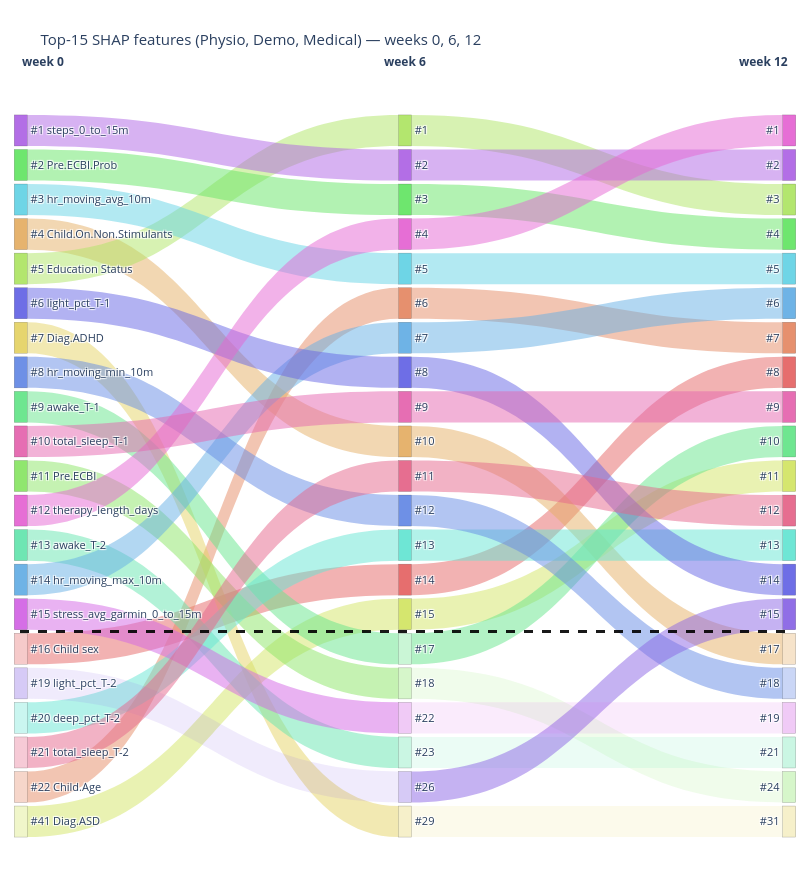

Notebook code for this chart:
### Code cell
# Coarser view: start / mid / end of the studied window.
fig_coarse = feature_sankey(
    [0, 6, 12],
    importance_by_week,
    top_n=15,
    title="Top-15 SHAP features (Physio, Demo, Medical) — weeks 0, 6, 12",
)
fig_coarse.show()

### Figure 1 — Plotly figure (JSON) as saved in the notebook; plotly's stock layout.template omitted (floating-point values rounded to 4 significant figures)
{"data": [{"arrangement": "fixed", "link": {"color": ["rgba(229,103,103,0.5)", "rgba(229,139,103,0.5)", "rgba(229,175,103,0.5)", "rgba(229,211,103,0.5)", "rgba(211,229,103,0.5)", "rgba(175,229,103,0.5)", "rgba(139,229,103,0.5)", "rgba(103,229,103,0.5)", "rgba(103,229,139,0.5)", "rgba(103,229,175,0.5)", "rgba(103,229,211,0.5)", "rgba(103,211,229,0.5)", "rgba(103,175,229,0.5)", "rgba(103,139,229,0.5)", "rgba(103,103,229,0.5)", "rgba(139,103,229,0.13)", "rgba(175,103,229,0.5)", "rgba(211,103,229,0.5)", "rgba(229,103,211,0.5)", "rgba(229,103,175,0.5)", "rgba(229,103,139,0.5)", "rgba(229,103,103,0.5)", "rgba(229,139,103,0.5)", "rgba(229,175,103,0.5)", "rgba(229,211,103,0.13)", "rgba(211,229,103,0.5)", "rgba(175,229,103,0.5)", "rgba(139,229,103,0.13)", "rgba(103,229,103,0.5)", "rgba(103,229,139,0.5)", "rgba(103,229,175,0.13)", "rgba(103,229,211,0.5)", "rgba(103,211,229,0.5)", "rgba(103,175,229,0.5)", "rgba(103,139,229,0.5)", "rgba(103,103,229,0.5)", "rgba(139,103,229,0.5)", "rgba(175,103,229,0.5)", "rgba(211,103,229,0.13)", "rgba(229,103,211,0.5)", "rgba(229,103,175,0.5)", "rgba(229,103,139,0.5)"], "source": [15, 19, 3, 6, 20, 4, 10, 1, 8, 12, 17, 2, 13, 7, 5, 16, 0, 14, 11, 9, 18, 34, 26, 30, 41, 35, 21, 37, 23, 36, 39, 33, 25, 27, 32, 28, 40, 22, 38, 24, 29, 31], "target": [34, 26, 30, 41, 35, 21, 37, 23, 36, 39, 33, 25, 27, 32, 28, 40, 22, 38, 24, 29, 31, 49, 48, 57, 62, 52, 44, 61, 45, 51, 60, 54, 46, 47, 58, 55, 56, 43, 59, 42, 50, 53], "value": [1.0, 1.0, 1.0, 1.0, 1.0, 1.0, 1.0, 1.0, 1.0, 1.0, 1.0, 1.0, 1.0, 1.0, 1.0, 1.0, 1.0, 1.0, 1.0, 1.0, 1.0, 1.0, 1.0, 1.0, 1.0, 1.0, 1.0, 1.0, 1.0, 1.0, 1.0, 1.0, 1.0, 1.0, 1.0, 1.0, 1.0, 1.0, 1.0, 1.0, 1.0, 1.0]}, "node": {"color": ["rgba(175,103,229,0.95)", "rgba(103,229,103,0.95)", "rgba(103,211,229,0.95)", "rgba(229,175,103,0.95)", "rgba(175,229,103,0.95)", "rgba(103,103,229,0.95)", "rgba(229,211,103,0.95)", "rgba(103,139,229,0.95)", "rgba(103,229,139,0.95)", "rgba(229,103,175,0.95)", "rgba(139,229,103,0.95)", "rgba(229,103,211,0.95)", "rgba(103,229,175,0.95)", "rgba(103,175,229,0.95)", "rgba(211,103,229,0.95)", "rgba(229,103,103,0.35)", "rgba(139,103,229,0.35)", "rgba(103,229,211,0.35)", "rgba(229,103,139,0.35)", "rgba(229,139,103,0.35)", "rgba(211,229,103,0.35)", "rgba(175,229,103,0.95)", "rgba(175,103,229,0.95)", "rgba(103,229,103,0.95)", "rgba(229,103,211,0.95)", "rgba(103,211,229,0.95)", "rgba(229,139,103,0.95)", "rgba(103,175,229,0.95)", "rgba(103,103,229,0.95)", "rgba(229,103,175,0.95)", "rgba(229,175,103,0.95)", "rgba(229,103,139,0.95)", "rgba(103,139,229,0.95)", "rgba(103,229,211,0.95)", "rgba(229,103,103,0.95)", "rgba(211,229,103,0.95)", "rgba(103,229,139,0.35)", "rgba(139,229,103,0.35)", "rgba(211,103,229,0.35)", "rgba(103,229,175,0.35)", "rgba(139,103,229,0.35)", "rgba(229,211,103,0.35)", "rgba(229,103,211,0.95)", "rgba(175,103,229,0.95)", "rgba(175,229,103,0.95)", "rgba(103,229,103,0.95)", "rgba(103,211,229,0.95)", "rgba(103,175,229,0.95)", "rgba(229,139,103,0.95)", "rgba(229,103,103,0.95)", "rgba(229,103,175,0.95)", "rgba(103,229,139,0.95)", "rgba(211,229,103,0.95)", "rgba(229,103,139,0.95)", "rgba(103,229,211,0.95)", "rgba(103,103,229,0.95)", "rgba(139,103,229,0.95)", "rgba(229,175,103,0.35)", "rgba(103,139,229,0.35)", "rgba(211,103,229,0.35)", "rgba(103,229,175,0.35)", "rgba(139,229,103,0.35)", "rgba(229,211,103,0.35)"], "label": ["#1 steps_0_to_15m", "#2 Pre.ECBI.Prob", "#3 hr_moving_avg_10m", "#4 Child.On.Non.Stimulants", "#5 Education Status", "#6 light_pct_T-1", "#7 Diag.ADHD", "#8 hr_moving_min_10m", "#9 awake_T-1", "#10 total_sleep_T-1", "#11 Pre.ECBI", "#12 therapy_length_days", "#13 awake_T-2", "#14 hr_moving_max_10m", "#15 stress_avg_garmin_0_to_15m", "#16 Child sex", "#19 light_pct_T-2", "#20 deep_pct_T-2", "#21 total_sleep_T-2", "#22 Child.Age", "#41 Diag.ASD", "#1", "#2", "#3", "#4", "#5", "#6", "#7", "#8", "#9", "#10", "#11", "#12", "#13", "#14", "#15", "#17", "#18", "#22", "#23", "#26", "#29", "#1", "#2", "#3", "#4", "#5", "#6", "#7", "#8", "#9", "#10", "#11", "#12", "#13", "#14", "#15", "#17", "#18", "#19", "#21", "#24", "#31"], "line": {"color": "rgba(0,0,0,0.3)", "width": 0.5}, "pad": 6, "thickness": 13, "x": [0.001, 0.001, 0.001, 0.001, 0.001, 0.001, 0.001, 0.001, 0.001, 0.001, 0.001, 0.001, 0.001, 0.001, 0.001, 0.001, 0.001, 0.001, 0.001, 0.001, 0.001, 0.5, 0.5, 0.5, 0.5, 0.5, 0.5, 0.5, 0.5, 0.5, 0.5, 0.5, 0.5, 0.5, 0.5, 0.5, 0.5, 0.5, 0.5, 0.5, 0.5, 0.5, 0.999, 0.999, 0.999, 0.999, 0.999, 0.999, 0.999, 0.999, 0.999, 0.999, 0.999, 0.999, 0.999, 0.999, 0.999, 0.999, 0.999, 0.999, 0.999, 0.999, 0.999], "y": [0.05238, 0.09714, 0.1419, 0.1867, 0.2314, 0.2762, 0.321, 0.3657, 0.4105, 0.4552, 0.5, 0.5448, 0.5895, 0.6343, 0.679, 0.7238, 0.7686, 0.8133, 0.8581, 0.9029, 0.9476, 0.05238, 0.09714, 0.1419, 0.1867, 0.2314, 0.2762, 0.321, 0.3657, 0.4105, 0.4552, 0.5, 0.5448, 0.5895, 0.6343, 0.679, 0.7238, 0.7686, 0.8133, 0.8581, 0.9029, 0.9476, 0.05238, 0.09714, 0.1419, 0.1867, 0.2314, 0.2762, 0.321, 0.3657, 0.4105, 0.4552, 0.5, 0.5448, 0.5895, 0.6343, 0.679, 0.7238, 0.7686, 0.8133, 0.8581, 0.9029, 0.9476]}, "type": "sankey"}], "layout": {"annotations": [{"font": {"size": 12}, "showarrow": false, "text": "<b>week 0</b>", "x": 0.0, "xref": "paper", "y": 1.05, "yref": "paper"}, {"font": {"size": 12}, "showarrow": false, "text": "<b>week 6</b>", "x": 0.5, "xref": "paper", "y": 1.05, "yref": "paper"}, {"font": {"size": 12}, "showarrow": false, "text": "<b>week 12</b>", "x": 1.0, "xref": "paper", "y": 1.05, "yref": "paper"}], "font": {"size": 11}, "height": 882, "margin": {"b": 20, "l": 20, "r": 20, "t": 90}, "shapes": [{"line": {"color": "rgba(0,0,0,0.9)", "dash": "dash", "width": 3}, "type": "line", "x0": 0, "x1": 1, "xref": "paper", "y0": 0.2986, "y1": 0.2986, "yref": "paper"}], "title": {"text": "Top-15 SHAP features (Physio, Demo, Medical) — weeks 0, 6, 12"}, "width": 810}}
